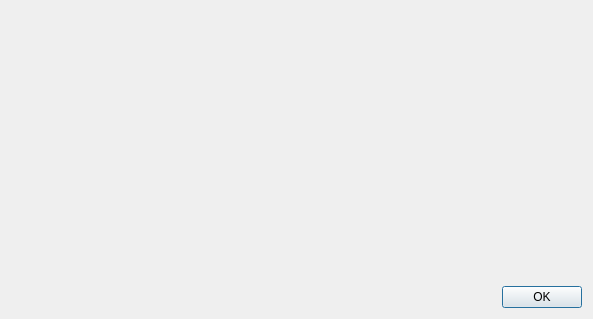
<?xml version="1.0" encoding="UTF-8"?>
<ui version="4.0">
 <class>AboutDialog</class>
 <widget class="QDialog" name="AboutDialog">
  <property name="geometry">
   <rect>
    <x>0</x>
    <y>0</y>
    <width>593</width>
    <height>319</height>
   </rect>
  </property>
  <property name="windowTitle">
   <string>About IDOLCOIN</string>
  </property>
  <layout class="QHBoxLayout" name="horizontalLayout_2">
   <item>
    <layout class="QVBoxLayout" name="verticalLayout_2">
     <item>
      <spacer name="verticalSpacer_2">
       <property name="orientation">
        <enum>Qt::Vertical</enum>
       </property>
       <property name="sizeHint" stdset="0">
        <size>
         <width>20</width>
         <height>40</height>
        </size>
       </property>
      </spacer>
     </item>
     <item>
      <layout class="QHBoxLayout" name="horizontalLayout">
       <item>
        <widget class="QLabel" name="versionLabel">
         <property name="cursor">
          <cursorShape>IBeamCursor</cursorShape>
         </property>
         <property name="text">
          <string notr="true"></string>
         </property>
         <property name="textInteractionFlags">
          <set>Qt::LinksAccessibleByMouse|Qt::TextSelectableByKeyboard|Qt::TextSelectableByMouse</set>
         </property>
        </widget>
       </item>
       <item>
        <spacer name="horizontalSpacer">
         <property name="orientation">
          <enum>Qt::Horizontal</enum>
         </property>
         <property name="sizeHint" stdset="0">
          <size>
           <width>40</width>
           <height>20</height>
          </size>
         </property>
        </spacer>
       </item>
      </layout>
     </item>
     <item>
      <widget class="QLabel" name="copyrightLabel">
       <property name="cursor">
        <cursorShape>IBeamCursor</cursorShape>
       </property>
       <property name="textFormat">
        <enum>Qt::RichText</enum>
       </property>
       <property name="wordWrap">
        <bool>true</bool>
       </property>
       <property name="textInteractionFlags">
        <set>Qt::LinksAccessibleByMouse|Qt::TextSelectableByKeyboard|Qt::TextSelectableByMouse</set>
       </property>
      </widget>
     </item>
     <item>
      <spacer name="verticalSpacer">
       <property name="orientation">
        <enum>Qt::Vertical</enum>
       </property>
       <property name="sizeHint" stdset="0">
        <size>
         <width>20</width>
         <height>40</height>
        </size>
       </property>
      </spacer>
     </item>
     <item>
      <widget class="QDialogButtonBox" name="buttonBox">
       <property name="orientation">
        <enum>Qt::Horizontal</enum>
       </property>
       <property name="standardButtons">
        <set>QDialogButtonBox::Ok</set>
       </property>
      </widget>
     </item>
    </layout>
   </item>
  </layout>
 </widget>
 <resources>
  <include location="../bitcoin.qrc"/>
 </resources>
 <connections>
  <connection>
   <sender>buttonBox</sender>
   <signal>accepted()</signal>
   <receiver>AboutDialog</receiver>
   <slot>accept()</slot>
   <hints>
    <hint type="sourcelabel">
     <x>360</x>
     <y>308</y>
    </hint>
    <hint type="destinationlabel">
     <x>157</x>
     <y>274</y>
    </hint>
   </hints>
  </connection>
  <connection>
   <sender>buttonBox</sender>
   <signal>rejected()</signal>
   <receiver>AboutDialog</receiver>
   <slot>reject()</slot>
   <hints>
    <hint type="sourcelabel">
     <x>428</x>
     <y>308</y>
    </hint>
    <hint type="destinationlabel">
     <x>286</x>
     <y>274</y>
    </hint>
   </hints>
  </connection>
 </connections>
</ui>
